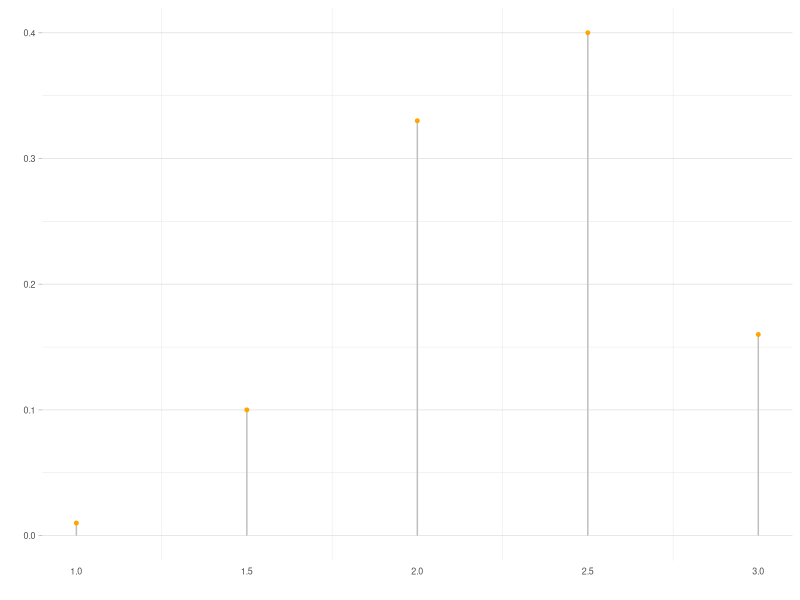

Source code (R):
## ---- chunk 1
library(ggplot2)

# Create data
data <- data.frame(
  x=c(1,1.5,2,2.5,3),
  y=c(0.01, 0.1, 0.33, 0.40, 0.16)
)

# Plot
p <- ggplot(data, aes(x=x, y=y)) +
  geom_segment( aes(x=x, xend=x, y=0, yend=y), color="grey") +
  geom_point( color="orange", size=1) +
  theme_light() +
  theme(
    panel.grid.major.x = element_blank(),
    panel.border = element_blank(),
    axis.ticks.x = element_blank(),
    text = element_text(size = 8)
  ) +
  xlab("") +
  ylab("")
ggsave(plot =  p,filename =  "prueba.png", width = 2, height = 2)
